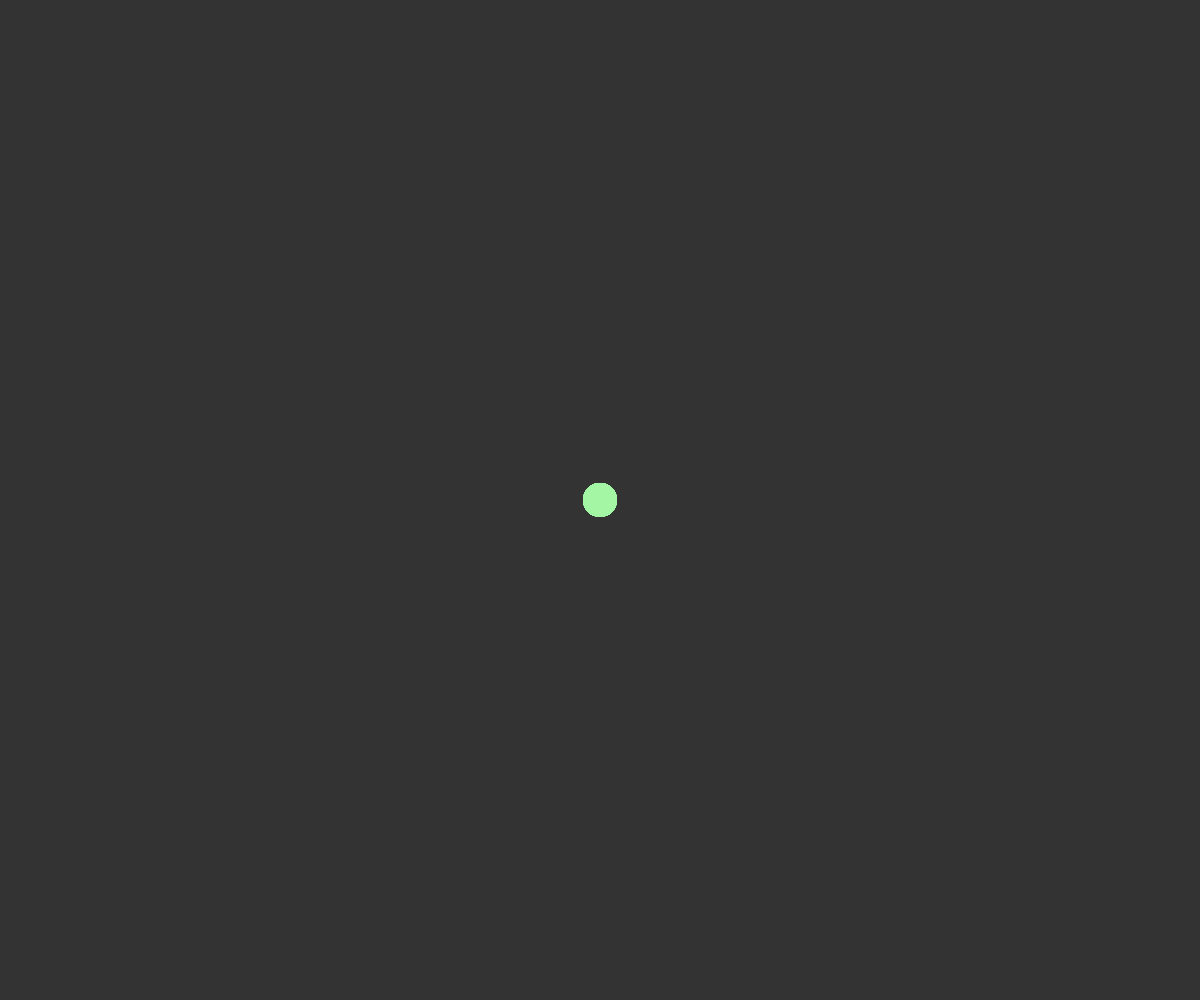
Frame 1 (no input)
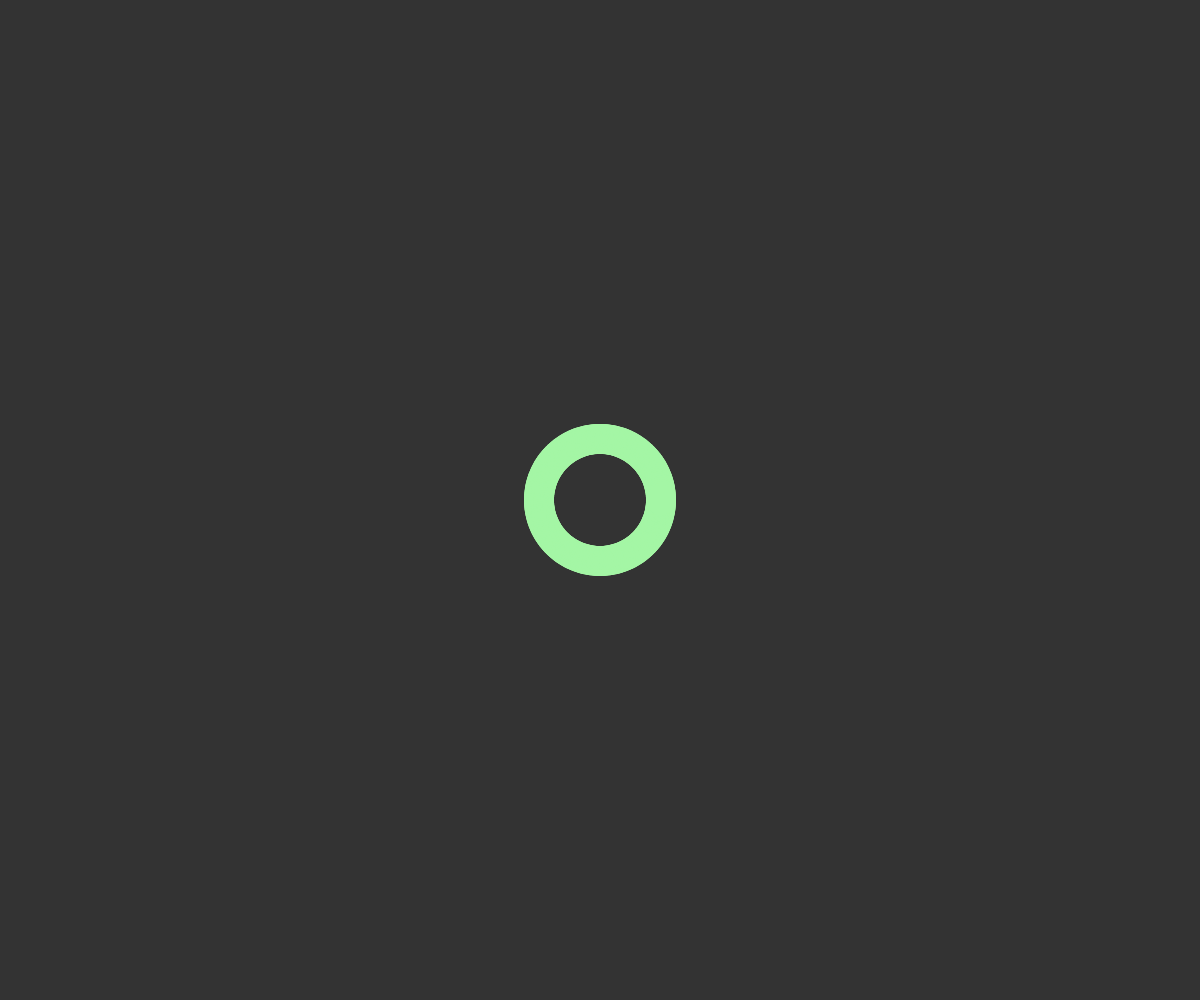
Frame 60 (no input)
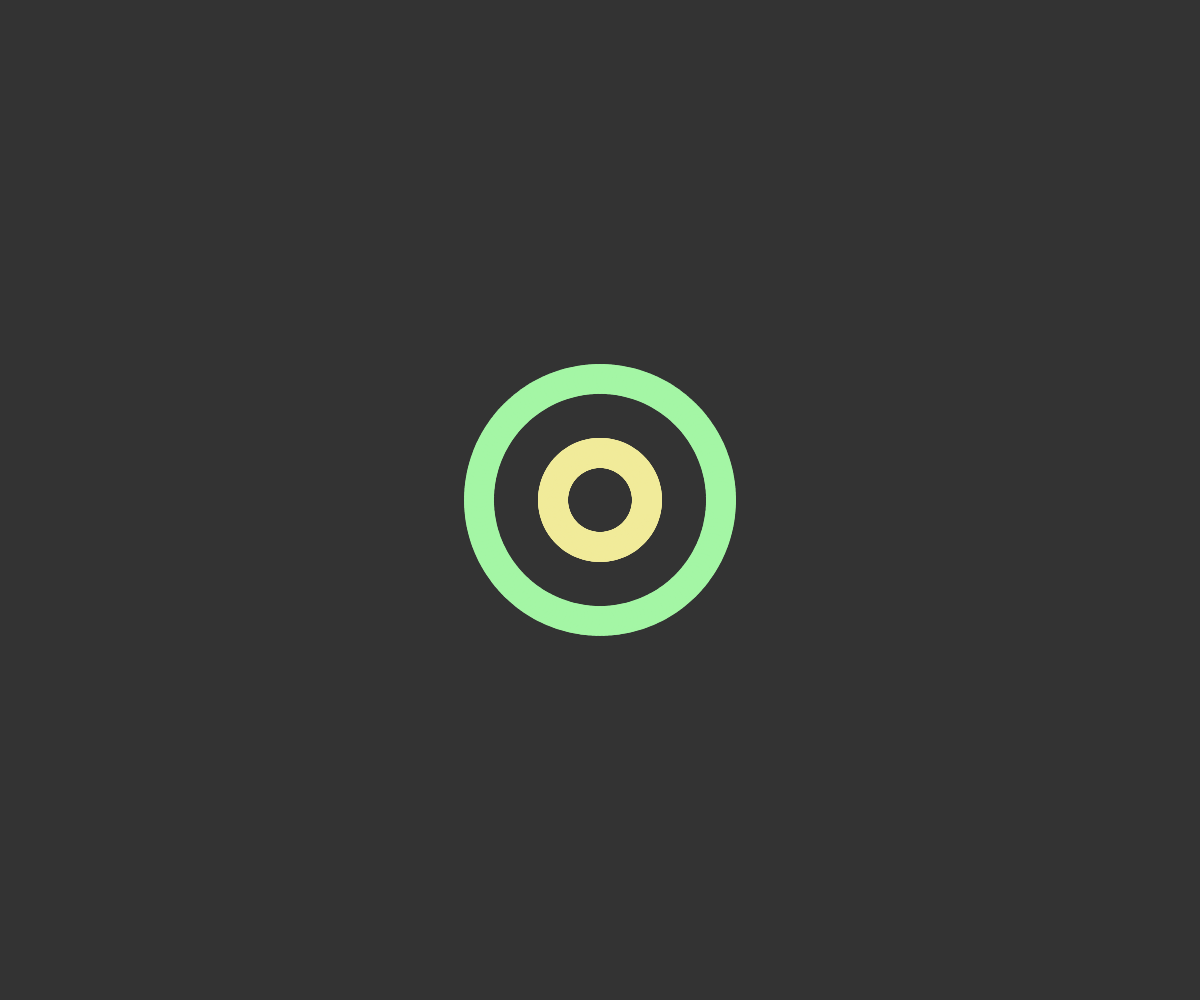
Frame 120 (the mouse pressed at the canvas centre since frame 60)

The p5.js sketch that drew these frames (run headless with seeded random() and noise() and a simulated clock; from frame 60 on, the mouse is pressed at the canvas centre):

// p5.js sketch
// ── sketch.js
let flock = [];
let colors = ['#a4f6a5', '#f1eb9a', '#f8a978', '#f68787'],
    k = -1;

function setup() {
    createCanvas(windowWidth, windowHeight);
    createBoids();
}

function draw() {
    if(flock[25].position.x>width/2+100)flock.splice(0,199);
    background(51);
    frameRate(20);
    translate(width / 2, height / 2);

    if (frameCount % 75 == 0) createBoids();

    for (let boid of flock) {
        boid.update();
        boid.show();
    }
}

function createBoids() {
    k++;
    if (k > 3) k = 0;
    for (let i = 0; i <= 200; i++) {
        flock.push(new Boid(1, i * TWO_PI / 200, colors[k]));
    }
}
// ── boid.js
class Boid {
    constructor(length,angle,colore) {
        this.colore=colore;
        this.position = createVector(length*cos(angle),length*sin(angle));
        this.velocity = this.position.copy();
        this.velocity.normalize();

        this.acceleration = createVector();
    }
    update(){
    	this.position.add(this.velocity);
    	this.velocity.add(this.acceleration);
    	this.acceleration.mult(0);
    }
    show() {
        strokeWeight(30);
        stroke(this.colore);
        point(this.position.x, this.position.y);
    }
}
